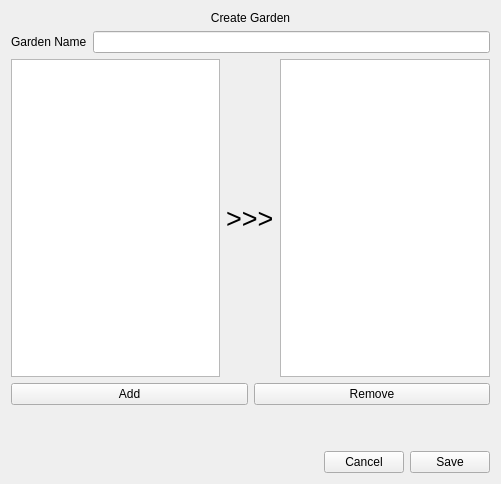
<?xml version="1.0" encoding="UTF-8"?>
<ui version="4.0">
 <class>CreateGarden</class>
 <widget class="QWidget" name="CreateGarden">
  <property name="geometry">
   <rect>
    <x>0</x>
    <y>0</y>
    <width>501</width>
    <height>484</height>
   </rect>
  </property>
  <property name="windowTitle">
   <string>Form</string>
  </property>
  <layout class="QVBoxLayout" name="verticalLayout">
   <item>
    <widget class="QLabel" name="label_createGarden">
     <property name="text">
      <string>Create Garden</string>
     </property>
     <property name="alignment">
      <set>Qt::AlignCenter</set>
     </property>
    </widget>
   </item>
   <item>
    <layout class="QFormLayout" name="formLayout">
     <item row="0" column="0">
      <widget class="QLabel" name="label_gardenName">
       <property name="text">
        <string>Garden Name</string>
       </property>
      </widget>
     </item>
     <item row="0" column="1">
      <widget class="QLineEdit" name="gardenNameLineEdit"/>
     </item>
    </layout>
   </item>
   <item>
    <layout class="QHBoxLayout" name="horizontalLayout">
     <item>
      <widget class="QListWidget" name="listWidget_allPlants">
       <property name="selectionMode">
        <enum>QAbstractItemView::MultiSelection</enum>
       </property>
      </widget>
     </item>
     <item>
      <widget class="QLabel" name="label_2">
       <property name="font">
        <font>
         <pointsize>20</pointsize>
        </font>
       </property>
       <property name="text">
        <string>&gt;&gt;&gt;</string>
       </property>
      </widget>
     </item>
     <item>
      <widget class="QListWidget" name="listWidget_addedPlants">
       <property name="selectionMode">
        <enum>QAbstractItemView::MultiSelection</enum>
       </property>
      </widget>
     </item>
    </layout>
   </item>
   <item>
    <layout class="QHBoxLayout" name="horizontalLayout_2">
     <item>
      <widget class="QPushButton" name="pushButton_add">
       <property name="sizePolicy">
        <sizepolicy hsizetype="Minimum" vsizetype="Fixed">
         <horstretch>0</horstretch>
         <verstretch>0</verstretch>
        </sizepolicy>
       </property>
       <property name="layoutDirection">
        <enum>Qt::LeftToRight</enum>
       </property>
       <property name="autoFillBackground">
        <bool>false</bool>
       </property>
       <property name="styleSheet">
        <string notr="true"/>
       </property>
       <property name="text">
        <string>Add</string>
       </property>
      </widget>
     </item>
     <item>
      <widget class="QPushButton" name="pushButton_remove">
       <property name="text">
        <string>Remove</string>
       </property>
      </widget>
     </item>
    </layout>
   </item>
   <item>
    <spacer name="verticalSpacer">
     <property name="orientation">
      <enum>Qt::Vertical</enum>
     </property>
     <property name="sizeType">
      <enum>QSizePolicy::Fixed</enum>
     </property>
     <property name="sizeHint" stdset="0">
      <size>
       <width>20</width>
       <height>40</height>
      </size>
     </property>
    </spacer>
   </item>
   <item>
    <layout class="QHBoxLayout" name="horizontalLayout_3">
     <item>
      <spacer name="horizontalSpacer">
       <property name="orientation">
        <enum>Qt::Horizontal</enum>
       </property>
       <property name="sizeHint" stdset="0">
        <size>
         <width>40</width>
         <height>20</height>
        </size>
       </property>
      </spacer>
     </item>
     <item>
      <widget class="QPushButton" name="pushButton_cancel">
       <property name="text">
        <string>Cancel</string>
       </property>
      </widget>
     </item>
     <item>
      <widget class="QPushButton" name="pushButton_save">
       <property name="text">
        <string>Save</string>
       </property>
      </widget>
     </item>
    </layout>
   </item>
  </layout>
 </widget>
 <resources/>
 <connections/>
</ui>
